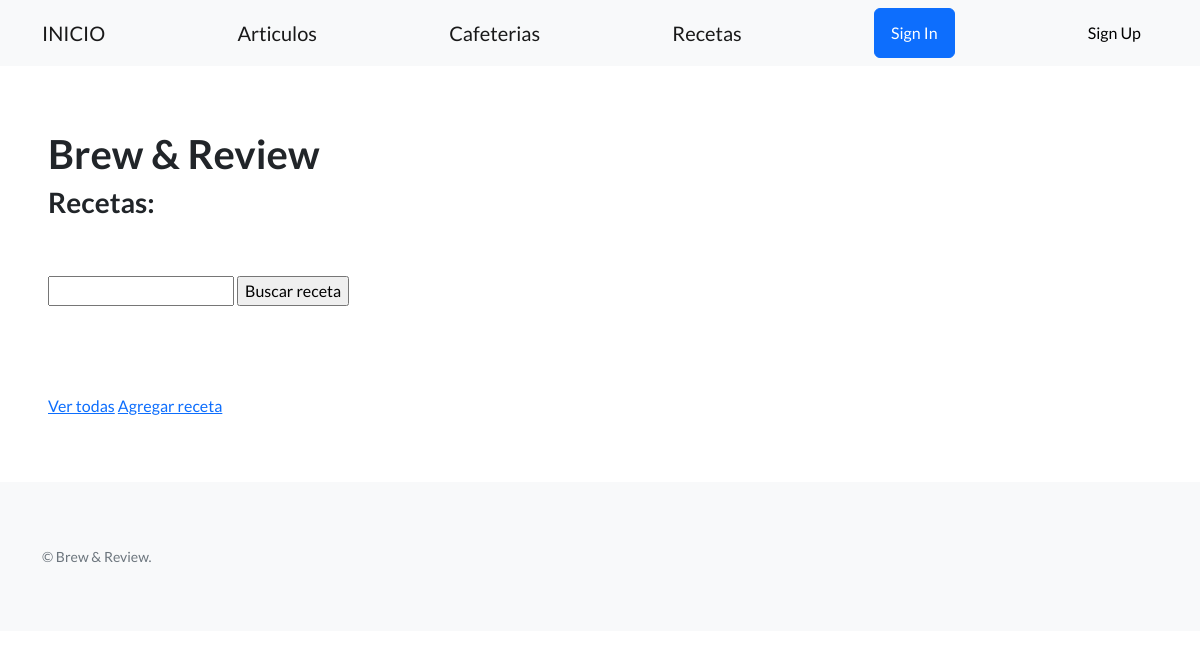
The page /blog/recetas/ on the database as committed earlier.
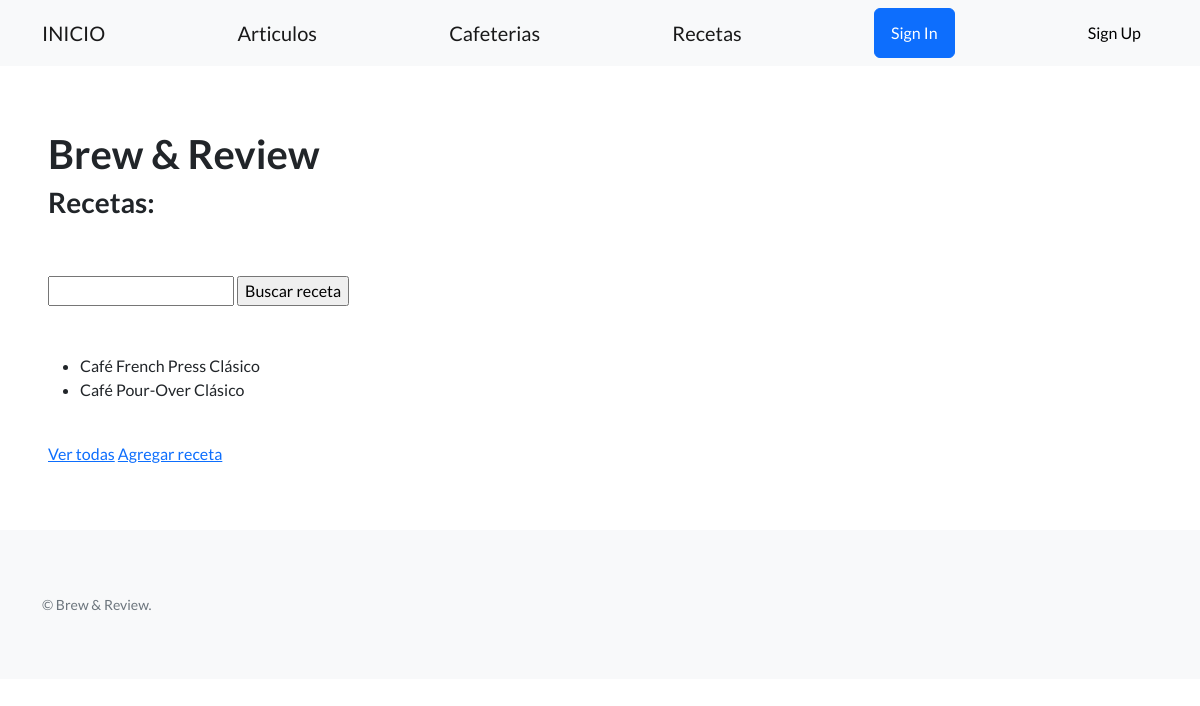
The same page on the database as committed later.
### blog/models.py (models this page shows)
class Recetas(models.Model):
    nombre = models.CharField(max_length=64)
    receta = models.TextField()
    def __str__(self):
        return self.nombre

### blog/views.py (the view)
# urls.py: path('recetas/', lista_recetas, name='lista_recetas'),
def lista_recetas(request):
    contexto = {
        'recetas':Recetas.objects.all()
    }
    http_response = render(
        request=request,
        template_name='blog/recetas.html',
        context=contexto,
    )
    return http_response

### blog/templates/blog/recetas.html (shortened to what this page needs)
{% extends "base.html" %}
{% block contenido %}
<h1>Brew & Review</h1>
<h3>Recetas:</h3>
<br><br>
<form action="{% url 'buscar_receta' %}" method="post">
    <input type="text" name="busqueda">
    <input type="submit" value="Buscar receta">
</form>
<br><br>
<ul>
    {% for r in recetas%}
    <li>{{r}}</li>
    {%endfor%}
</ul>
<br>
<a href="{% url 'lista_recetas' %}">Ver todas</a>
<a href="{% url 'crear_receta' %}">Agregar receta</a>
{% endblock contenido %}

Rows that differ between the two databases and show on the page:
added Recetas: nombre "Café French Press Clásico"
added Recetas: nombre "Café Pour-Over Clásico"
